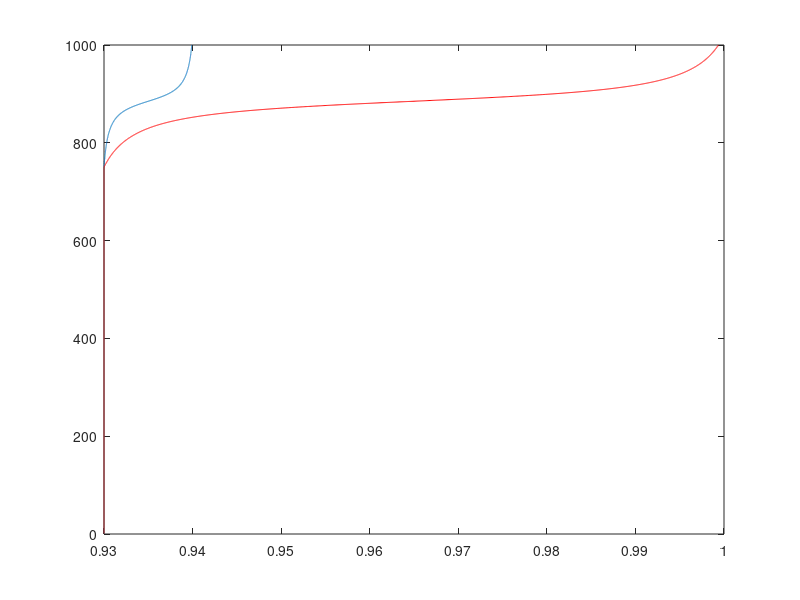
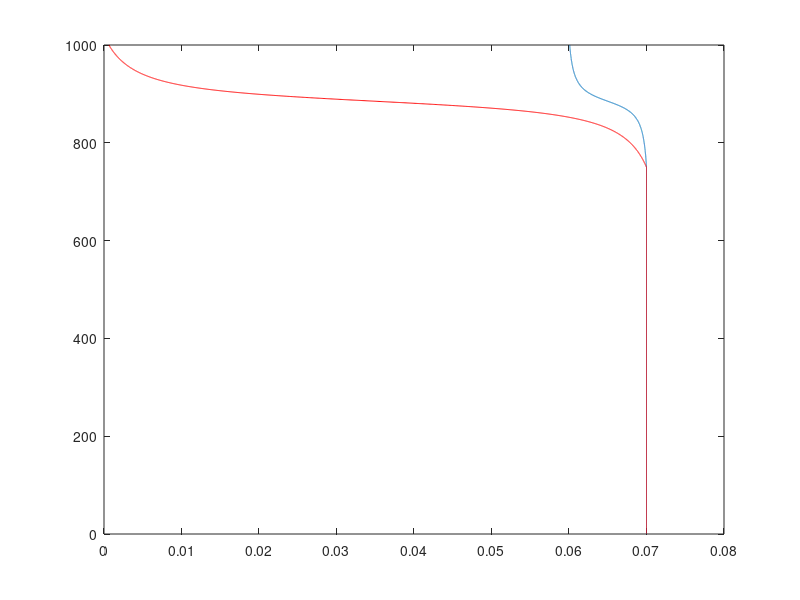

The MATLAB script that drew these images, in order:
close all
clear
clc

pp = 1:0.1:1000;

a1 = zeros(1,length(pp));
alpha = zeros(1,length(pp));

maxrhcrit = 1.0;
minrhcrit = 0.93; %Resolution Dependent
maxrhcritland = minrhcrit + 0.01;
turnrhcrit = 750.0;
pi_0 = 4.*atan(1.);

for j = 1:2

    if j == 1
        frland = 1.0;
    else
        frland = 0.01;
    end

    tempmaxrh = maxrhcrit;

    if (frland > 0.05)
        tempmaxrh = maxrhcritland;
    end

    for i = 1:length(pp)

        a1(j,i) = 1.0;

        if (pp(i) <= turnrhcrit)

        a1(j,i) = minrhcrit;

        else

        a1(j,i) = minrhcrit + (tempmaxrh-minrhcrit)/(19.)*((atan( (2.*(pp(i)- turnrhcrit)/(1020.-turnrhcrit)-1.)*tan(20.*pi_0/21.-0.5*pi_0) ) + 0.5*pi_0) * 21./pi_0 - 1.);

        end

        a1(j,i) = min(a1(j,i),1.);

        alpha(j,i) = 1. - a1(j,i);

        alpha(j,i) = min( alpha(j,i) , 0.25 ); 

    end

end
    
figure
plot(a1(1,:),pp)
hold on
plot(a1(2,:),pp,'r')

figure
plot(alpha(1,:),pp)
hold on
plot(alpha(2,:),pp,'r')
